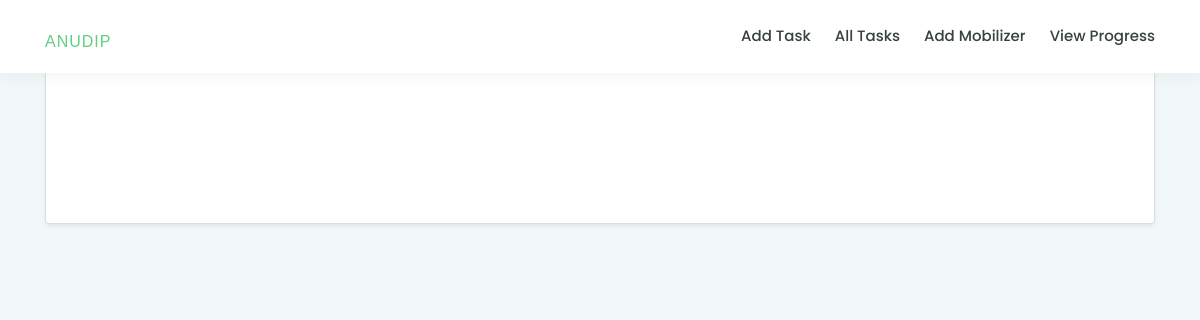
Before: /show_all_tasks/ with the older database file.
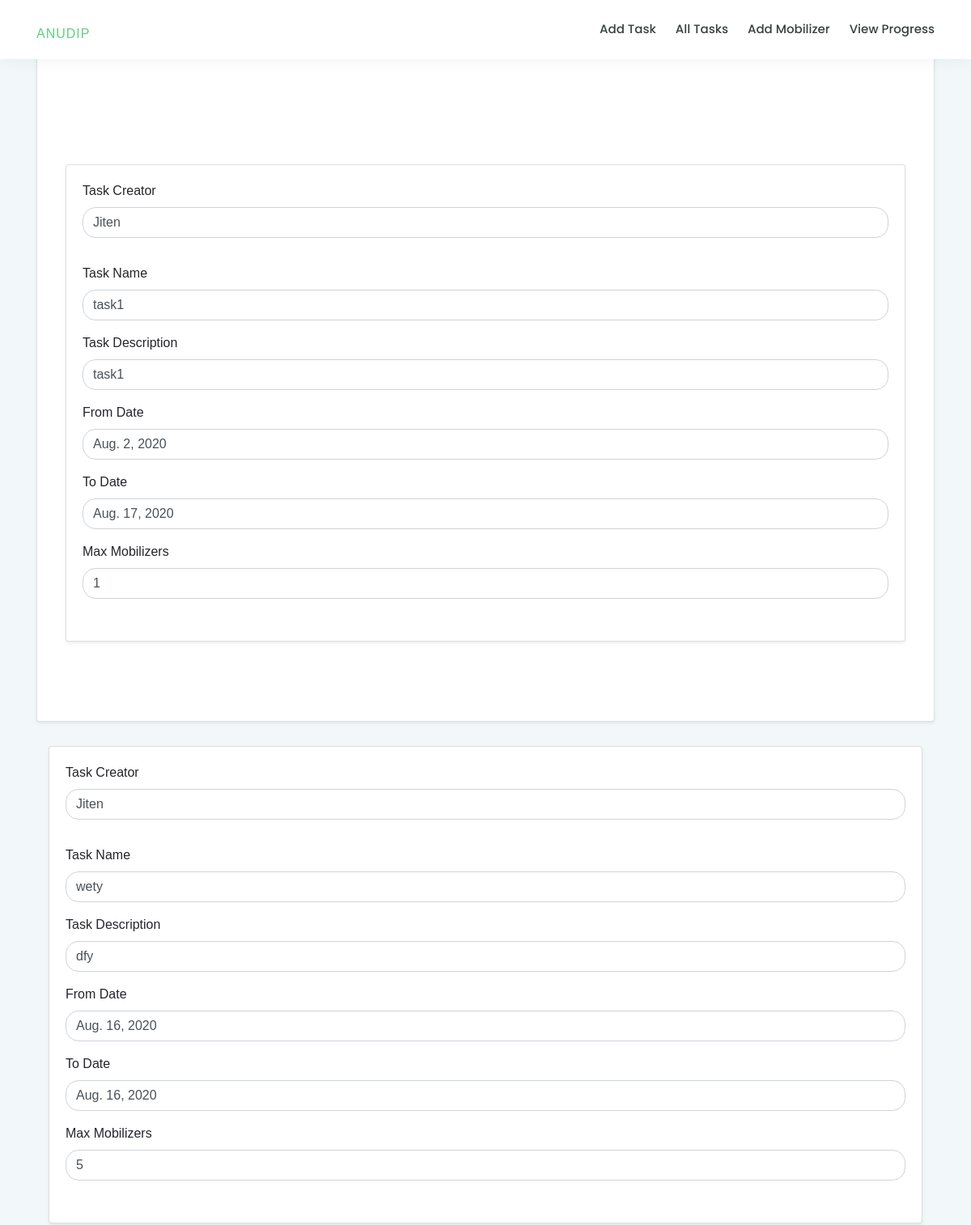
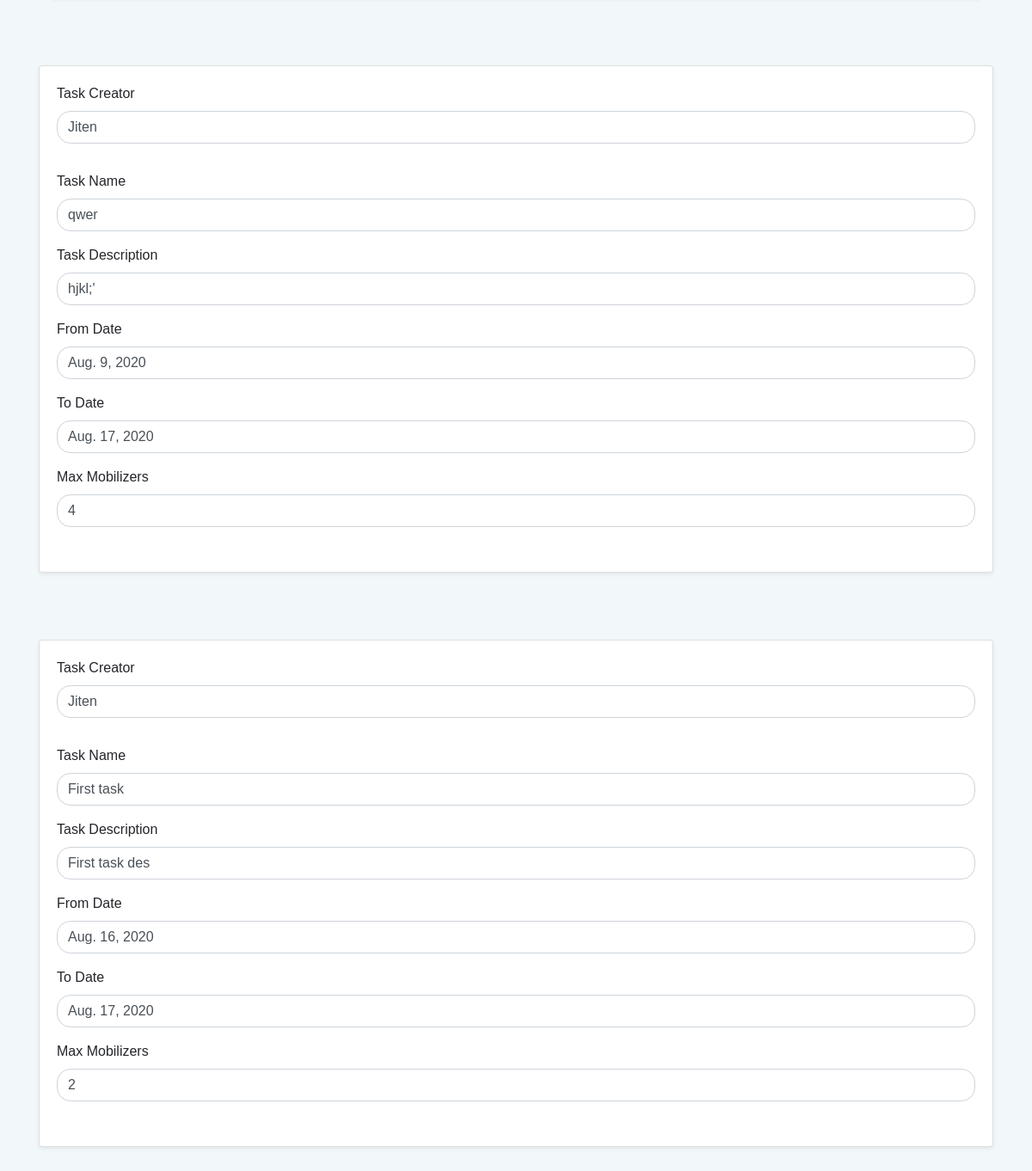
After: the same page with the newer database file (2 pictures, top to bottom).
### users/models.py (models this page shows)
class Task(models.Model):
	taskcreator = models.ForeignKey(User, on_delete=models.CASCADE)
	taskname = models.CharField(max_length=128)
	description = models.CharField(max_length=300)
	fromduration = models.DateField()
	toduration = models.DateField()
	maxnumber = models.IntegerField()

### users/views.py (the view)
# urls.py: path('show_all_tasks/', users_views.show_all_tasks, name = 'show_all_tasks'),
def show_all_tasks(request):
    all_tasks = Task.objects.all()
    context_dict = {
        "all_tasks" : all_tasks
    }
    return render(request,"users/all_tasks.html",context_dict)

### users/templates/users/all_tasks.html (shortened to what this page needs)
<!DOCTYPE html>
<html lang="en">
<head>
  <link href="assets/vendor/bootstrap/css/bootstrap.min.css" rel="stylesheet">
  <link href="assets/vendor/icofont/icofont.min.css" rel="stylesheet">
  <link href="assets/vendor/boxicons/css/boxicons.min.css" rel="stylesheet">
  <link href="assets/vendor/remixicon/remixicon.css" rel="stylesheet">
  <link href="assets/vendor/owl.carousel/assets/owl.carousel.min.css" rel="stylesheet">
  <link href="assets/vendor/animate.css/animate.min.css" rel="stylesheet">
  <link href="assets/vendor/aos/aos.css" rel="stylesheet">
  <link rel="stylesheet" href="https://stackpath.bootstrapcdn.com/bootstrap/4.4.1/css/bootstrap.min.css">
  <link rel="stylesheet" href="https://cdnjs.cloudflare.com/ajax/libs/font-awesome/4.7.0/css/font-awesome.min.css">
  <link href="assets/css/style.css" rel="stylesheet">
</head>
  <header id="header" class="fixed-top">
    <div class="container d-flex align-items-center">
      <h1 class="logo mr-auto"><a href="https://www.anudip.org/">ANUDIP</a></h1>
      <nav class="nav-menu d-none d-lg-block">
        <ul>
          <li><a href="{% url 'create_task_manager' %}">Add Task</a></li>
          <li><a href="{% url 'show_all_tasks' %}">All Tasks </a></li>
          <li><a href="{% url 'add_mobilizer' %}">Add Mobilizer</a></li>
          <li><a href="{% url 'view_progress' %}">View Progress</a></li>
         </ul>
      </nav>
    </div>
  </header>
<body>
<a class="btn btn-primary text-right" href = "{% url 'create_task_manager' %}"> Create New Task </a>
  <br>
    <div class="container">
    <div class="card shadow-sm" style="padding: 20px; margin-bottom: 30px;">
    <br><br><br>
<br>
<br>
<br>
{% for task in all_tasks%}
    <div class="container">
    <div class="card shadow-sm" style="padding: 20px; margin-bottom: 30px;">
            <div class="form-group">
                <label for="Hospital">Task Creator </label>
                <p type="text" class="form-control form-rounded" value = {{task.taskcreator.username}} name="taskname" required disabled> {{task.taskcreator.username}} </p>
            </div>
             <div class="form-group">
                <label for="Hospital">Task Name</label>
                <p type="text" class="form-control form-rounded" value = {{task.taskname}} name="taskname" required disabled> {{task.taskname}}  </p>
            <div class="form-group">
                <label for="Phone number">Task Description</label>
                <p type="text" class="form-control form-rounded" value = {{task.description}} placeholder="Description" name="description" required disabled> {{task.description}}  </p>
            </div>
            <div class="form-group">
                <label for="Hospital">From Date</label>
                <p type="date" class="form-control form-rounded" value = {{task.fromduration}}  placeholder="Start Date" name="fromduration" required disabled>  {{task.fromduration}} </p>
            </div>
            <div class="form-group">
                <label for="Hospital">To Date</label>
                <p type="date" class="form-control form-rounded" value =  {{task.toduration}} placeholder="End Date" name="toduration" required disabled>   {{task.toduration}}  </p>
            </div>
            <div class="form-group">
                <label for="Max No of Mobilizers">Max Mobilizers</label>
                <p type="number" class="form-control form-rounded" value =  {{task.maxnumber}}  placeholder="Max No of Mobilizers" name="maxnumber" required disabled>  {{task.maxnumber}} </p>
            </div>
          </div>
    </div>
</div>
    <br>
    <br>
</div>
{% endfor %}
</div></div>
</body>
</html>

### users/static/users/css/style.css (style rules this page uses)
body { font-family: "Open Sans", sans-serif; color: #444444; }
a { color: #5fcf80; }
h1, h2, h3, h4, h5, h6 { font-family: "Raleway", sans-serif; }
#header { background: #fff; transition: all 0.5s; z-index: 997; padding: 15px 0; box-shadow: 0px 0 18px rgba(55, 66, 59, 0.08); }
#header .logo { font-size: 32px; margin: 0; padding: 0; line-height: 1; font-weight: 600; letter-spacing: 1px; text-transform: uppercase; font-family: "Poppins", sans-serif; }
#header .logo a { color: #5fcf80; }
.nav-menu ul { margin: 0; padding: 0; list-style: none; }
.nav-menu > ul { display: flex; }
.nav-menu > ul > li { position: relative; white-space: nowrap; padding: 10px 0 10px 24px; }
.nav-menu a { display: block; position: relative; color: #37423b; transition: 0.3s; font-size: 15px; font-family: "Poppins", sans-serif; font-weight: 500; }
.mobile-nav { position: fixed; top: 55px; right: 15px; bottom: 15px; left: 15px; z-index: 9999; overflow-y: auto; background: #fff; transition: ease-in-out 0.2s; opacity: 0; visibility: hidden; border-radius: 10px; padding: 10px 0; }
.mobile-nav * { margin: 0; padding: 0; list-style: none; }
.mobile-nav a { display: block; position: relative; color: #37423b; padding: 10px 20px; font-weight: 500; outline: none; }

### users/templates/users/all_tasks.html (style rules this page uses)
body { font-family: "Open Sans", sans-serif; color: #444444; }
a { color: #5fcf80; }
h1, h2, h3, h4, h5, h6 { font-family: "Raleway", sans-serif; }
#header { background: #fff; transition: all 0.5s; z-index: 997; padding: 15px 0; box-shadow: 0px 0 18px rgba(55, 66, 59, 0.08); }
#header .logo { font-size: 32px; margin: 0; padding: 0; line-height: 1; font-weight: 600; letter-spacing: 1px; text-transform: uppercase; font-family: "Poppins", sans-serif; }
#header .logo a { color: #5fcf80; }
.nav-menu ul { margin: 0; padding: 0; list-style: none; }
.nav-menu > ul { display: flex; }
.nav-menu > ul > li { position: relative; white-space: nowrap; padding: 10px 0 10px 24px; }
.nav-menu a { display: block; position: relative; color: #37423b; transition: 0.3s; font-size: 15px; font-family: "Poppins", sans-serif; font-weight: 500; }
.mobile-nav { position: fixed; top: 55px; right: 15px; bottom: 15px; left: 15px; z-index: 9999; overflow-y: auto; background: #fff; transition: ease-in-out 0.2s; opacity: 0; visibility: hidden; border-radius: 10px; padding: 10px 0; }
.mobile-nav * { margin: 0; padding: 0; list-style: none; }
.mobile-nav a { display: block; position: relative; color: #37423b; padding: 10px 20px; font-weight: 500; outline: none; }
body { background-color: rgba(0,136,169,0.05); color: #24252A; }
* { font-family: "Montserrat", sans-serif; }
html { scroll-behavior: smooth; }
header { box-sizing: border-box; margin: 0; padding: 0; background-color: #24252A; }
li, a, button { font-family: "Montserrat", sans-serif; font-weight: 500; font-size: 16px; color: #edf0f1; text-decoration: none; }
header { display: flex; justify-content: space-between; align-items: center; padding: 30px 10%; }
.logo { cursor: pointer; }
.form-rounded { border-radius: 1rem; }
p { font-size: 20px; }

Changed rows visible on the page:
added Task: taskcreator.username "Jiten", taskname "task1", description "task1", fromduration "Aug. 2, 2020", toduration "Aug. 17, 2020", maxnumber "1"
added Task: taskcreator.username "Jiten", taskname "wety", description "dfy", fromduration "Aug. 16, 2020", toduration "Aug. 16, 2020", maxnumber "5"
added Task: taskcreator.username "Jiten", taskname "qwer", description "hjkl;'", fromduration "Aug. 9, 2020", toduration "Aug. 17, 2020", maxnumber "4"
added Task: taskcreator.username "Jiten", taskname "First task", description "First task des", fromduration "Aug. 16, 2020", toduration "Aug. 17, 2020", maxnumber "2"
